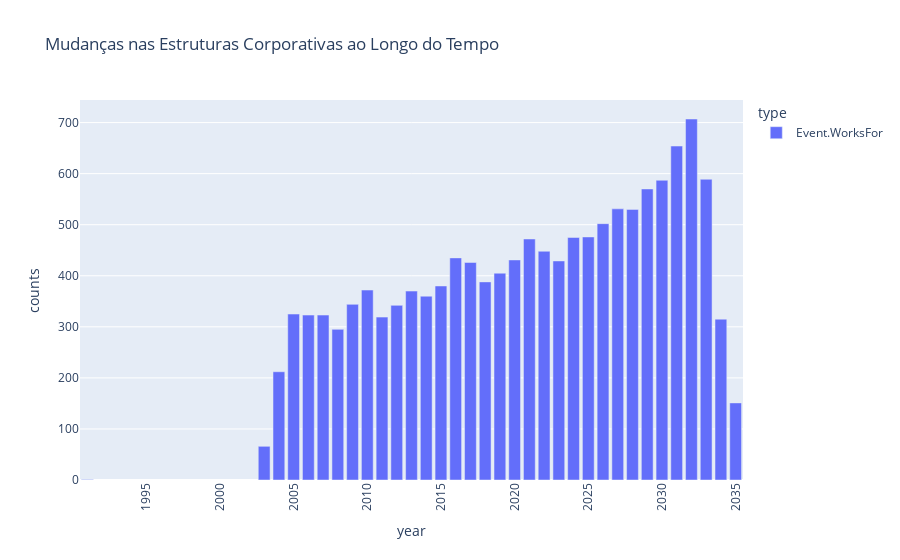

This figure's notebook cell:
### Code cell
# Contagem de relações por ano
data_filtered = df_links[df_links['type'] == 'Event.WorksFor']

relations_per_year = data_filtered.groupby(['year', 'type', 'target']).size().reset_index(name='counts')
relations_per_year = relations_per_year.groupby(['year', 'type'])['counts'].size().reset_index(name='counts')

# Criação da visualização temporal
fig = px.bar(relations_per_year, x='year', y='counts', color='type', title='Mudanças nas Estruturas Corporativas ao Longo do Tempo')
fig.update_layout(
    #xaxis_title='Ano',
    #yaxis_title='Média de Contagens',
    xaxis_tickangle=-90,
    xaxis={'dtick': 5}#,  # Garantir que todos os anos sejam exibidos
    #xaxis={'categoryorder': 'array', 'categoryarray': average_relations_per_year_type_target['year']}
)
fig.show()

### Figure 1 — Plotly figure (JSON) as saved in the notebook; plotly's stock layout.template omitted (floating-point values rounded to 4 significant figures)
{"data": [{"alignmentgroup": "True", "hovertemplate": "type=Event.WorksFor<br>year=%{x}<br>counts=%{y}<extra></extra>", "legendgroup": "Event.WorksFor", "marker": {"color": "#636efa", "pattern": {"shape": ""}}, "name": "Event.WorksFor", "offsetgroup": "Event.WorksFor", "orientation": "v", "showlegend": true, "textposition": "auto", "type": "bar", "x": [1991, 2003, 2004, 2005, 2006, 2007, 2008, 2009, 2010, 2011, 2012, 2013, 2014, 2015, 2016, 2017, 2018, 2019, 2020, 2021, 2022, 2023, 2024, 2025, 2026, 2027, 2028, 2029, 2030, 2031, 2032, 2033, 2034, 2035], "xaxis": "x", "y": [1, 66, 212, 325, 323, 323, 295, 344, 372, 319, 342, 370, 360, 380, 435, 426, 388, 405, 431, 472, 448, 429, 475, 476, 502, 531, 530, 570, 587, 654, 707, 589, 315, 151], "yaxis": "y"}], "layout": {"barmode": "relative", "legend": {"title": {"text": "type"}, "tracegroupgap": 0}, "title": {"text": "Mudanças nas Estruturas Corporativas ao Longo do Tempo"}, "xaxis": {"anchor": "y", "domain": [0, 1], "dtick": 5, "tickangle": -90, "title": {"text": "year"}}, "yaxis": {"anchor": "x", "domain": [0, 1], "title": {"text": "counts"}}}}
